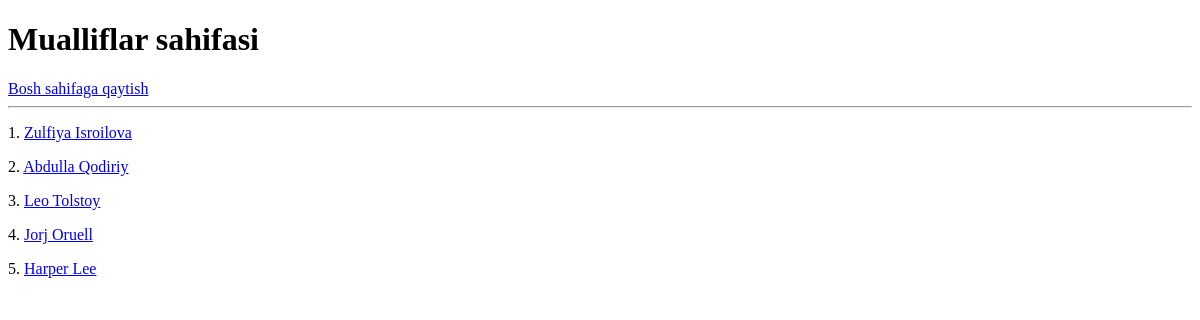
The page /mualliflar/ on the database as committed earlier.
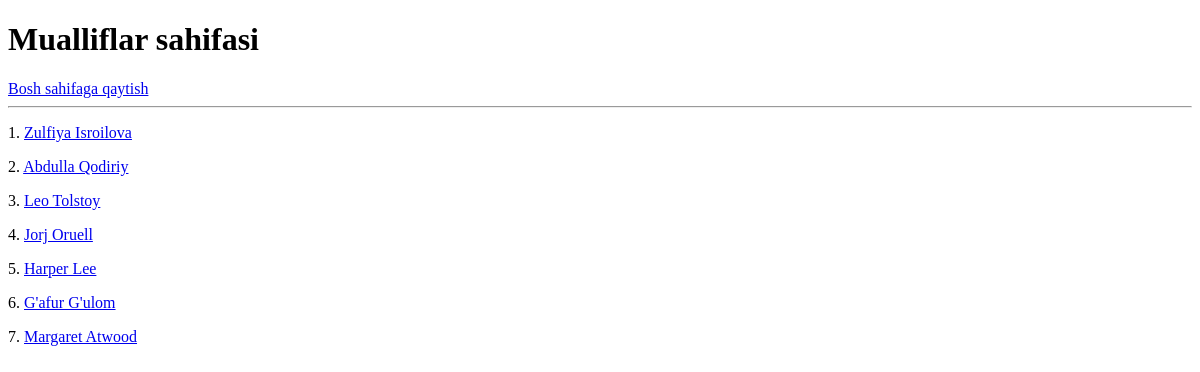
The same page on the database as committed later.
### mainApp/models.py (models this page shows, shortened)
class Muallif(models.Model):
    JINS_CHOICES = (
        ("Erkak", "Erkak"),
        ("Ayol", "Ayol")
    )
    ism = models.CharField(max_length=100)
    davlat = models.CharField(max_length=255)
    kitob_soni = models.PositiveSmallIntegerField(blank=True, null=True)
    t_sana = models.DateField(blank=True, null=True)
    tirik = models.BooleanField(default=False)
    jins = models.CharField(max_length=10, default="Erkak", choices=JINS_CHOICES)
    class Meta:
        verbose_name_plural = "Mualliflar"

### mainApp/views.py (the view)
# urls.py: path('mualliflar/', muallif_view, name='muallif'),
def muallif_view(request):
    mualliflar = Muallif.objects.all()
    context = {
        'mualliflar': mualliflar,
    }
    return render(request, 'mualliflar.html', context=context)

### templates/mualliflar.html (shortened to what this page needs)
<!DOCTYPE html>
<html lang="en">
<head>
</head>
<body>
<h1>Mualliflar sahifasi</h1>
<a href="/">Bosh sahifaga qaytish</a>
<hr>
{% for muallif in mualliflar %}
<p>{{ forloop.counter }}.
    <a href="{{ muallif.id }}"> {{ muallif.ism }} </a>
</p>
{% endfor %}
</body>
</html>

Rows that differ between the two databases and show on the page:
added Muallif: ism "G'afur G'ulom"
added Muallif: ism "Margaret Atwood"
